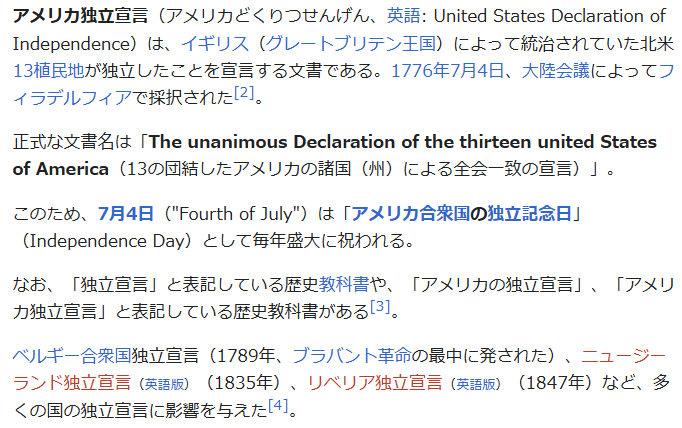
#> input picture OCR/ImageOCR/testdata/United States Declaration of Independence.png, 682 x 428 px; its folder holds only this picture in this run
$ python -i conv_ico.py   (imports and definitions only)
#> lines starting #> are read from the running program, lines starting #| are printed output that depends on the picture
#> in convert_to_ico, img is the input picture: PIL image 682x428 RGB; mean R, G, B 237.5, 237.9, 239.8
import os
import tkinter as tk
from tkinter import filedialog, messagebox

import cairosvg
from PIL import Image


def make_square_with_transparency(img: Image.Image) -> Image.Image:
    w, h = img.size
#> w = 682; h = 428
    if w == h:
        return img.convert("RGBA")
    size = max(w, h)
#> size = 682
    new_img = Image.new("RGBA", (size, size), (0, 0, 0, 0))
#> new_img: PIL image 682x682 RGBA; every value is 0
    left = (size - w) // 2
#> left = 0
    top = (size - h) // 2
#> top = 127
    new_img.paste(img.convert("RGBA"), (left, top))
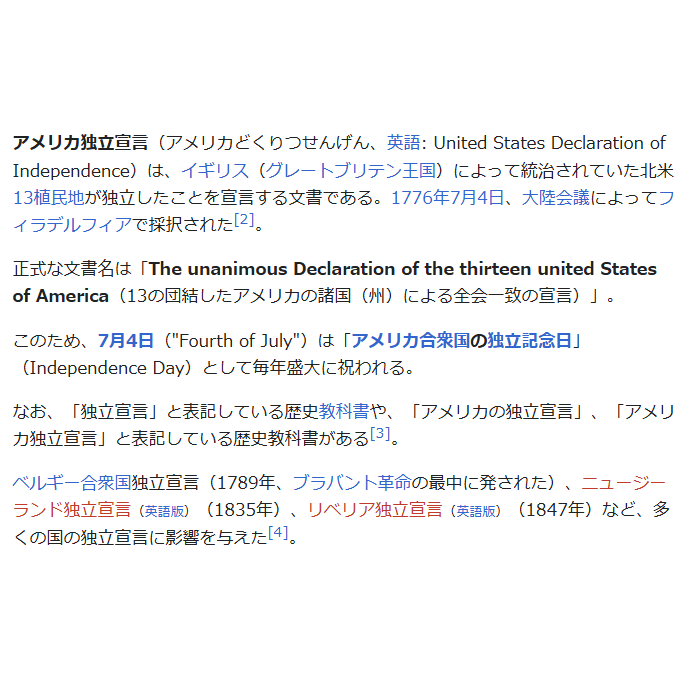
#> new_img: PIL image 682x682 RGBA; mean R, G, B, A 149.1, 149.3, 150.5, 160; transparent parts drawn white
    return new_img


def convert_svg_to_png(svg_path: str) -> Image.Image:
    png_data = cairosvg.svg2png(url=svg_path)
    return Image.open(io.BytesIO(png_data))


def convert_to_ico(src_path: str, dst_path: str):
    ext = os.path.splitext(src_path)[1].lower()
    if ext == ".svg":
        img = convert_svg_to_png(src_path)
    else:
        img = Image.open(src_path)
    img = make_square_with_transparency(img)
    sizes = [(16, 16), (32, 32), (48, 48), (256, 256)]
    imgs = [img.resize(size, Image.LANCZOS) for size in sizes]
#> imgs = 4 items
    imgs[0].save(dst_path, format="ICO", sizes=sizes)
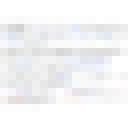
#> saved as out.png: PIL image 16x16 RGBA (shown 8 times larger); mean R, G, B, A 210.5, 210.8, 211.9, 160.2; transparent parts drawn white


class App:
    # [47 lines left out: functions __init__, create_widgets, select_src_dir, select_dst_dir, start_conversion, not called in this run]


# [4 lines not run here, left out]

>>> result = convert_to_ico('../../OCR/ImageOCR/testdata/United States Declaration of Independence.png', 'out.png')
